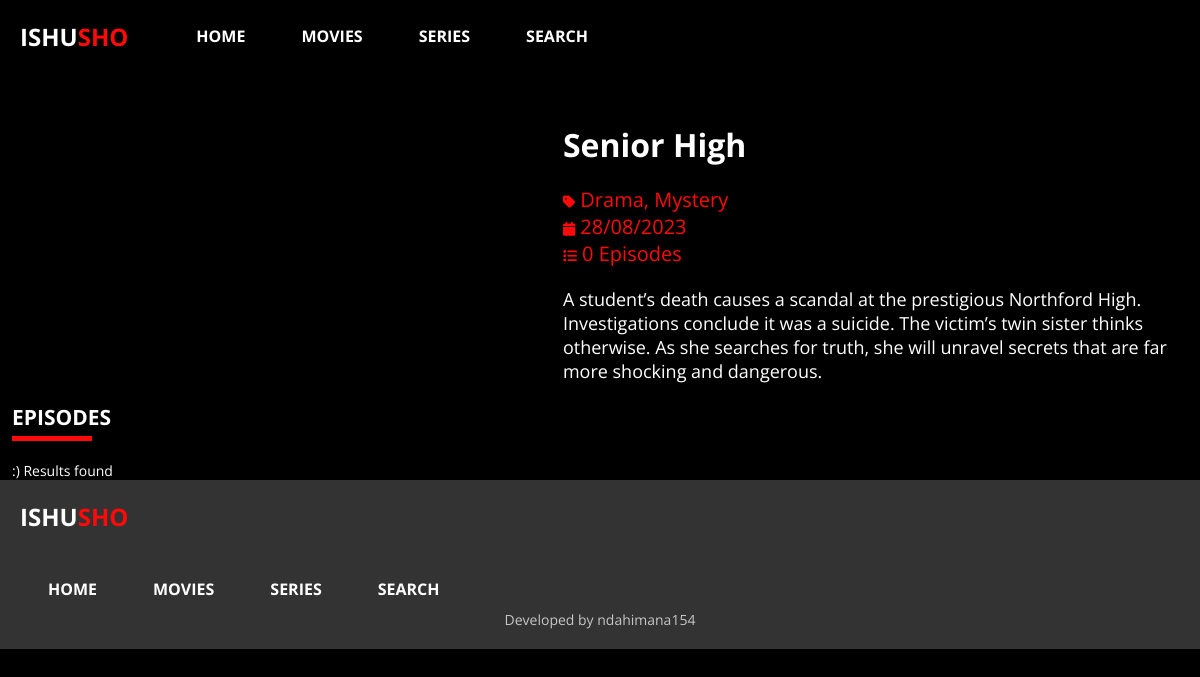
The app's page /watch_series.php?v=226773 with its own data.
### tables this page shows
CREATE TABLE `series` (
  `serie_id` varchar(255) NOT NULL,
  `serie_name` text NOT NULL,
  `serie_overview` text NOT NULL,
  `serie_categories` text NOT NULL,
  `serie_poster` text NOT NULL,
  `serie_url` text NOT NULL,
  `serie_releasedate` varchar(255) NOT NULL,
  `serie_addition_time` varchar(255) NOT NULL,
  `serie_added_by` int(11) NOT NULL
);

### watch_series.php (the view, shortened to what this page needs)
<?php
include('./php/global/server.php');
?>
<!DOCTYPE html>
<html lang="en">
<head>
    <link rel="stylesheet" href="./styles/new-main.css" />
    <link rel="stylesheet" href="https://cdnjs.cloudflare.com/ajax/libs/font-awesome/6.4.2/css/all.min.css" />
    <link rel="stylesheet" href="https://cdn.plyr.io/3.7.8/plyr.css" />
</head>
<body>
    <main class="container">
        <?php
        include("./php/client/nav.php");
        ?>
        <section class="watch-section">
            <?php
            if (!isset($_GET['v'])) {
            ?>
                <p class="fail">
                    No video sent to server!
                </p>
                <?php
            } else {
                $videoToWatch = $_GET['v'];
                $checkVideoExists = mysqli_query($server, "SELECT * from series
                        WHERE serie_id = '$videoToWatch'
                    ");
                if (mysqli_num_rows($checkVideoExists) !== 1) {
                ?>
                    <p class="fail">
                        The video doesn't exists.
                    </p>
                <?php
                } else {
                    $dataVideoExists = mysqli_fetch_array($checkVideoExists);
                ?>
                    <div class="watch-container">
                        <div class="watch-info">
                            <div class="left">
                            </div>
                            <div class="right">
                                <h2>
                                    <?php echo $dataVideoExists['serie_name']; ?>
                                </h2>
                                <div class="genres">
                                    <ul>
                                        <li>
                                            <i class="fas fa-tag"></i>
                                            <?php echo $dataVideoExists['serie_categories']; ?>
                                        </li>
                                        <li>
                                            <i class="fa fa-calendar"></i>
                                            <?php
                                            echo date('d/m/Y', strtotime($dataVideoExists['serie_releasedate']));
                                            ?>
                                        </li>
                                        <li>
                                            <i class="fa fa-list"></i>
                                            <?php
                                            $getEpisodesNum = mysqli_query($server, "SELECT * from
                                                series_episodes WHERE
                                                serie = '$serie_iid'
                                            ");
                                            echo mysqli_num_rows($getEpisodesNum);
                                            if (mysqli_num_rows($getEpisodesNum) == 1) {
                                                echo " Episode";
                                            } else {
                                                echo " Episodes";
                                            }
                                            ?>
                                        </li>
                                    </ul>
                                </div>
                                <div class="overview">
                                    <?php
                                    echo $dataVideoExists['serie_overview'];
                                    ?>
                                </div>
                            </div>
                        </div>
                        <div class="player-cont">
                                <div class="move-cont">
                                    <h1>EPISODES
                                        <span></span>
                                    </h1>
                                    <div class="move-row">
                                        <?php
                                        $getMovies = mysqli_query($server, "SELECT * from
                                            series_episodes,series
                                            WHERE series_episodes.serie = series.serie_id
                                            AND series.serie_id = '$videoToWatch'
                                            ORDER BY
                                            addition_date ASC
                                        ");
                                        if (mysqli_num_rows($getMovies) < 1) {
                                        ?>
                                            <div class="box">
                                                :) Results found
                                            </div>
                                            <?php
                                        }
                                        ?>
                                    </div>
                                </div>
                        </div>
                    </div>
            <?php
                }
            }
            ?>
        </section>
        <?php
        include('./php/client/footer.php');
        ?>
    </main>
</body>
</html>

### styles/new-main.css (style rules this page uses)
* { font-family: "Open Sans"; margin: 0; padding: 0; font-size: 14px; text-decoration: none; }
body { overflow: auto; background: #000; color: #fff; }
.watch-section { width: 100%; }
.watch-section .watch-container { width: 98%; margin: auto; }
.watch-section .watch-container .watch-info { display: flex; flex-direction: row; flex-wrap: nowrap; margin-top: 50px; }
.watch-section .watch-container .watch-info .left { flex: 2.5; }
.watch-section .watch-container .watch-info .right { flex: 3; padding-left: 30px; }
.watch-section .watch-container .watch-info .right h2 { font-size: 32px; font-weight: bold; text-transform: capitalize; }
.watch-section .watch-container .watch-info .right .genres { margin-top: 20px; }
.watch-section .watch-container .watch-info .right .genres ul { list-style: none; }
.watch-section .watch-container .watch-info .right .genres ul li { color: #ff0909; font-size: 20px; }
.watch-section .watch-container .watch-info .right .overview { margin-top: 20px; font-size: 18px; }
.watch-section .watch-container .player-cont { width: 100%; margin-top: 20px; }
.watch-section .watch-container .player-cont h1 { font-size: 21px; }
.watch-section .watch-container .player-cont h1 span { display: block; border-bottom: 5px solid #ff0909; width: 80px; margin-top: 5px; margin-bottom: 20px; }
.container .watch-container .move-cont { width: 100%; margin: auto; }
.container .watch-container .move-cont h1 { font-size: 21px; margin-bottom: 10px; }
.container .watch-container .move-cont h1 span { display: block; border-bottom: 5px solid #ff0909; width: 80px; margin-top: 5px; }
.container .watch-container .move-cont .move-row { display: flex; flex-direction: row; flex-wrap: wrap; width: 100%; overflow: hidden; }
.container .watch-container .move-cont .move-row .box { position: relative; }

### records on screen
series: serie_name "Senior High", serie_categories "Drama, Mystery", serie_releasedate "28/08/2023", serie_overview "A student’s death causes a scandal at the prestigious Northford High. Investigations conclude it was a suicide. The victim’s twin sister thinks otherwise. As she searches for truth, she will unravel secrets that are far more shocking and dangerous."

### other values on screen
mysqli_num_rows($getEpisodesNum) "0"
